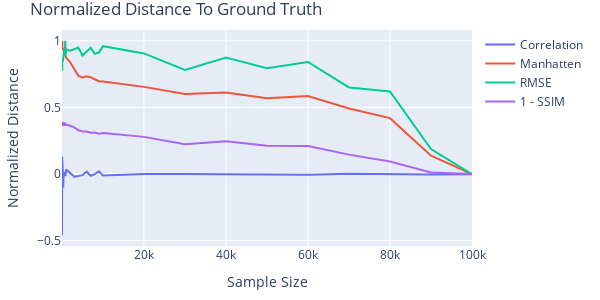

Here is the notebook cell this chart was saved with:
### Code cell
distance_lines = go.Figure(layout=default_layout)

distance_lines.add_trace(lineof(x=sample_space, y=r_scores_exp3, name="Correlation"))

distance_lines.add_trace(lineof(x=list(manhat_distances_exp3.keys()), y=y1, name="Manhatten"))
distance_lines.add_trace(lineof(x=list(rmse_distances_exp3.keys()),   y=y2, name="RMSE"))
distance_lines.add_trace(lineof(x=list(ssim_distances_exp3.keys()),   y=y3, name="1 - SSIM"))

distance_lines.update_layout(
    title='Normalized Distance To Ground Truth', 
    xaxis_title='Sample Size', 
    yaxis_title='Normalized Distance')
